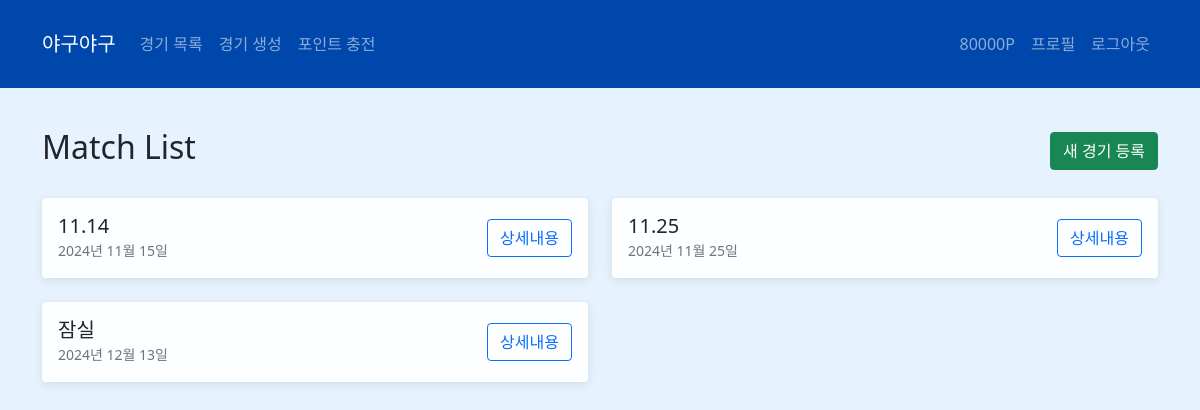
/games/ (signed in), run on the app's committed database.
### baseball_matching/models.py (models this page shows, shortened)
class UserProfile(models.Model):
    user = models.OneToOneField(User, on_delete=models.CASCADE)
    points = models.IntegerField(default=0)
    phone_number = models.CharField(max_length=15, blank=True)
    created_at = models.DateTimeField(auto_now_add=True)

class Game(models.Model):
    GAME_STATUS = [
        ('RECRUITING', '모집중'),
        ('CONFIRMED', '모집완료'),
        ('COMPLETED', '경기완료'),
        ('CANCELED', '취소됨')
    ]
    title = models.CharField(max_length=100)
    date = models.DateField()
    time = models.TimeField()
    location = models.CharField(max_length=200)
    participation_fee = models.IntegerField(default=10000)  # 참가비(포인트)
    max_players_per_team = models.IntegerField(default=9)
    status = models.CharField(max_length=20, choices=GAME_STATUS, default='RECRUITING')
    description = models.TextField(blank=True)
    created_at = models.DateTimeField(auto_now_add=True)

### baseball_matching/views.py (the view)
# urls.py: path('', views.game_list, name='game_list'),
@login_required # 로그인 안된 상태에서 호출시 에러
def game_list(request):
    games = Game.objects.filter(status='RECRUITING').order_by('date', 'time')
    return render(request, 'baseball_matching/game_list.html', {'games': games})

### templates/baseball_matching/game_list.html (shortened to what this page needs)
{% extends 'baseball_matching/base.html' %}
{% block content %}
<div class="d-flex justify-content-between align-items-center mb-4">
    <h2>Match List</h2>
    {% if user.is_authenticated %}
        <a href="{% url 'baseball_matching:game_create' %}" class="btn btn-success">
            새 경기 등록
        </a>
    {% endif %}
</div>
<div class="row">
    {% for game in games %}
        <div class="col-md-6 mb-4">
            <div class="card hover-shadow">
                <div class="card-body d-flex justify-content-between align-items-center py-3">
                    <div>
                        <h5 class="card-title mb-0">{{ game.title }}</h5>
                        <small class="text-muted">{{ game.date|date:"Y년 m월 d일" }}</small>
                    </div>
                    <a href="{% url 'baseball_matching:game_detail' game.id %}"
                       class="btn btn-outline-primary">상세내용</a>
                </div>
            </div>
        </div>
    {% endfor %}
</div>
{% endblock %}

### templates/baseball_matching/base.html (shortened to what this page needs)
<!DOCTYPE html>
<html>
<head>
    <link href="https://cdn.jsdelivr.net/npm/bootstrap@5.1.3/dist/css/bootstrap.min.css" rel="stylesheet">
</head>
<body>
    <nav class="navbar navbar-expand-lg navbar-dark">
        <div class="container">
            <a class="navbar-brand" href="{% url 'baseball_matching:main' %}">야구야구</a>
            <div class="collapse navbar-collapse" id="navbarNav">
                <ul class="navbar-nav me-auto">
                    <li class="nav-item">
                        <a class="nav-link" href="{% url 'baseball_matching:game_list' %}">경기 목록</a>
                    </li>
                    {% if user.is_authenticated %}
                        <li class="nav-item">
                            <a class="nav-link" href="{% url 'baseball_matching:game_create' %}">경기 생성</a>
                        </li>
                        <li class="nav-item">
                            <a class="nav-link" href="{% url 'baseball_matching:charge_points' %}">포인트 충전</a>
                        </li>
                    {% endif %}
                </ul>
                <ul class="navbar-nav">
                    {% if user.is_authenticated %}
                        <li class="nav-item">
                            <span class="nav-link">{{ user.userprofile.points }}P</span>
                        </li>
                        <li class="nav-item">
                            <a class="nav-link" href="{% url 'baseball_matching:profile' %}">프로필</a>
                        </li>
                        <li class="nav-item">
                            <form method="post" action="{% url 'logout' %}" class="d-inline m-0 p-0">
                                <button type="submit" class="btn nav-link bg-transparent border-0">로그아웃</button>
                            </form>
                        </li>
                    {% endif %}
                </ul>
            </div>
        </div>
    </nav>
    <div class="container mt-4">
        {% block content %}
        {% endblock %}
    </div>
</body>
</html>

### templates/baseball_matching/base.html (style rules this page uses)
.navbar { background-color: #0047ab !important; }
body { background-color: #e6f3ff !important; }
.container { padding-top: 1rem; padding-bottom: 1rem; }
.card { background-color: rgba(255, 255, 255, 0.9); box-shadow: 0 2px 10px rgba(0, 0, 0, 0.1); border: none; transition: transform 0.2s; }

### templates/baseball_matching/game_list.html (style rules this page uses)
.hover-shadow { transition: all 0.3s ease; }

### data on the page
Game: title "11.14", date "2024년 11월 15일"
Game: title "11.25", date "2024년 11월 25일"
Game: title "잠실", date "2024년 12월 13일"

### other printed values
{{ user.userprofile.points }} "80000"
